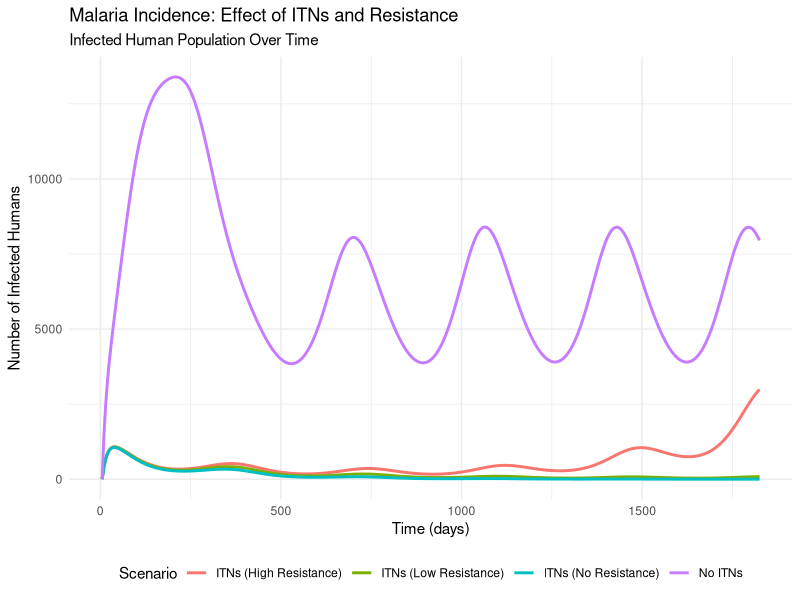
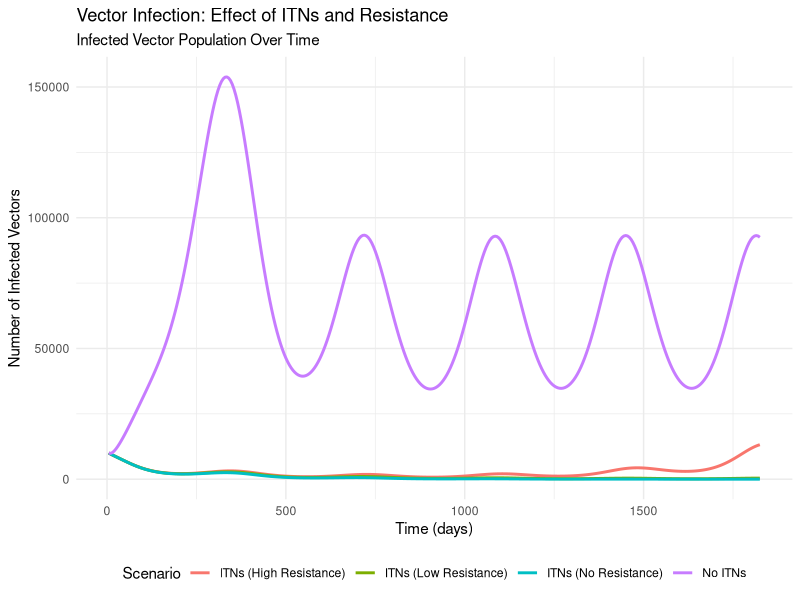
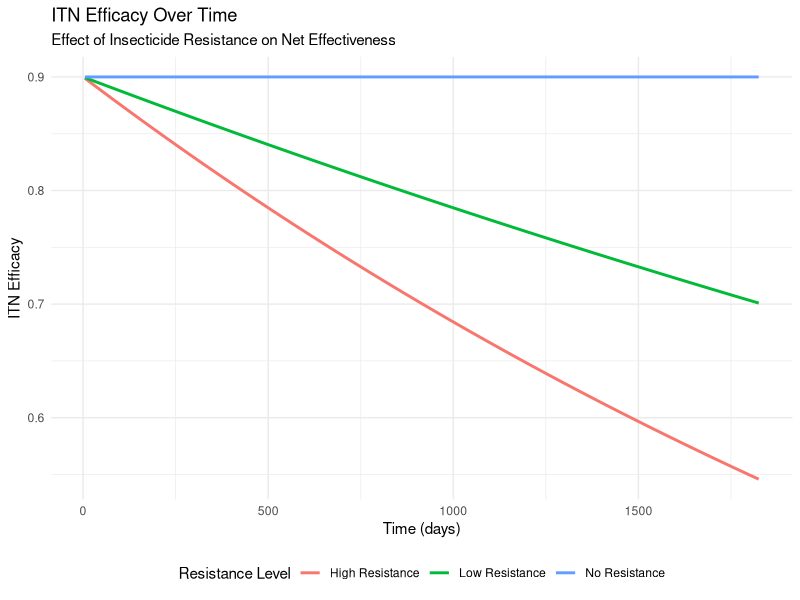

Write R code to recreate these figures, in order.
library(tidyverse)
library(deSolve)

# -------- FUNCTION -------------
# 1. Define the SIR model with ITN effects and resistance
sir_si_itn <- function(t, y, parms) {
  with(as.list(c(y, parms)), {
    Nh  <-  Sh + Ih + Rh
    Nv  <-  Sv + Iv 
    
    # ITN effectiveness decreases over time due to resistance
    current_efficacy <- itn_efficacy * exp(-resistance_rate * t/365)
    
    # Effective ITN coverage (coverage * current efficacy)
    effective_itn_coverage <- itn_coverage * current_efficacy
    
    # Transmission reduction factor due to ITNs
    transmission_reduction <- (1 - effective_itn_coverage)
    
    # Modified transmission rates with ITN effects
    beta_h_to_v <- beta * transmission_reduction
    beta_v_to_h <- beta * transmission_reduction
    
    dSh <-  -beta_v_to_h*Sh*(Nv/Nh)*(Iv/Nv)/4 + (alpha*Rh)
    dIh <-  beta_v_to_h*Sh*(Nv/Nh)*(Iv/Nv)/4 - (gammah*Ih)
    dRh <-  (gammah*Ih) - (alpha*Rh)
    dSv <-  r*Nv*(1-(Nv/K)) - beta_h_to_v*Sv*(Ih/Nh)/4 - (1+sin(t*2*pi/365))/5* d*Sv
    dIv <-  beta_h_to_v*Sv*(Ih/Nh)/4 - (1+sin(t*2*pi/365))/5*d*Iv
    
    return(list(c(dSh, dIh, dRh, dSv, dIv)))
  })
}

# -------------------------
# 2. Define the parameters
# -------------------------
dt <- (1:365)* 5 
R0 <- 2
infectious_period <- 14
gammah <- 1/infectious_period
alpha <- 1/365
beta = betah = betav <- R0 * gammah
K <- 5e5; d <- 1/28; r <- 0.08

# ITN parameters
itn_coverage <- 0.8
itn_efficacy <- 0.9
resistance_rate <- 0.1

params <- c(
  beta = beta,
  gammah = gammah,
  K = K, d = d, r = r,
  alpha = alpha,
  itn_coverage = itn_coverage,
  itn_efficacy = itn_efficacy,
  resistance_rate = resistance_rate
)

# ---------------------------------
# 3. Define the initial conditions
# ---------------------------------
Nh = 200000; Nv = 2*Nh
I0h =  1
I0v = 10000
inits <- c(Sh = Nh - I0h, Ih = I0h, Rh = 0,
           Sv = Nv - I0v, Iv = I0v)

# -------------------------
# 4. Run simulations
# -------------------------
# Scenario 1: No ITNs
params_no_itn <- params
params_no_itn["itn_coverage"] <- 0

results_no_itn <- deSolve::lsoda(
  y = inits, times = dt, func = sir_si_itn,
  parms = params_no_itn, hmax = 0.1
) |> as.data.frame() |> mutate(scenario = "No ITNs")

# Scenario 2: ITNs with no resistance
params_no_resistance <- params
params_no_resistance["resistance_rate"] <- 0

results_no_resistance <- deSolve::lsoda(
  y = inits, times = dt, func = sir_si_itn,
  parms = params_no_resistance, hmax = 0.1
) |> as.data.frame() |> mutate(scenario = "ITNs (No Resistance)")

# Scenario 3: ITNs with low resistance
params_low_resistance <- params
params_low_resistance["resistance_rate"] <- 0.05

results_low_resistance <- deSolve::lsoda(
  y = inits, times = dt, func = sir_si_itn,
  parms = params_low_resistance, hmax = 0.1
) |> as.data.frame() |> mutate(scenario = "ITNs (Low Resistance)")

# Scenario 4: ITNs with high resistance
results_high_resistance <- deSolve::lsoda(
  y = inits, times = dt, func = sir_si_itn,
  parms = params, hmax = 0.1
) |> as.data.frame() |> mutate(scenario = "ITNs (High Resistance)")

# Combine all results
all_results <- bind_rows(
  results_no_itn,
  results_no_resistance,
  results_low_resistance,
  results_high_resistance
)

# -------------------------
# 5. Create plots
# -------------------------
human_infected_plot <- all_results %>%
  ggplot(aes(x = time, y = Ih, color = scenario)) +
  geom_line(linewidth = 1) +
  labs(
    title = "Malaria Incidence: Effect of ITNs and Resistance",
    subtitle = "Infected Human Population Over Time",
    x = "Time (days)", y = "Number of Infected Humans", color = "Scenario"
  ) + theme_minimal() + theme(legend.position = "bottom")

vector_infected_plot <- all_results %>%
  ggplot(aes(x = time, y = Iv, color = scenario)) +
  geom_line(linewidth = 1) +
  labs(
    title = "Vector Infection: Effect of ITNs and Resistance",
    subtitle = "Infected Vector Population Over Time",
    x = "Time (days)", y = "Number of Infected Vectors", color = "Scenario"
  ) + theme_minimal() + theme(legend.position = "bottom")

efficacy_data <- data.frame(
  time = dt,
  efficacy_no_resistance = params_no_resistance["itn_efficacy"] * exp(-params_no_resistance["resistance_rate"] * dt/365),
  efficacy_low_resistance = params_low_resistance["itn_efficacy"] * exp(-params_low_resistance["resistance_rate"] * dt/365),
  efficacy_high_resistance = params["itn_efficacy"] * exp(-params["resistance_rate"] * dt/365)
) %>%
  pivot_longer(cols = -time, names_to = "resistance_type", values_to = "efficacy") %>%
  mutate(resistance_type = case_when(
    resistance_type == "efficacy_no_resistance" ~ "No Resistance",
    resistance_type == "efficacy_low_resistance" ~ "Low Resistance",
    resistance_type == "efficacy_high_resistance" ~ "High Resistance"
  ))

efficacy_plot <- efficacy_data %>%
  ggplot(aes(x = time, y = efficacy, color = resistance_type)) +
  geom_line(linewidth = 1) +
  labs(
    title = "ITN Efficacy Over Time",
    subtitle = "Effect of Insecticide Resistance on Net Effectiveness",
    x = "Time (days)", y = "ITN Efficacy", color = "Resistance Level"
  ) + theme_minimal() + theme(legend.position = "bottom")

print(human_infected_plot)
print(vector_infected_plot)
print(efficacy_plot)

# -------------------------
# 6. Summary statistics
# -------------------------
summary_stats <- all_results %>%
  group_by(scenario) %>%
  summarise(
    max_infected_humans = max(Ih),
    mean_infected_humans = mean(Ih),
    total_infected_humans = sum(Ih),
    max_infected_vectors = max(Iv),
    mean_infected_vectors = mean(Iv),
    .groups = "drop"
  )

# Baseline comparison
baseline_total_infected <- summary_stats$total_infected_humans[summary_stats$scenario == "No ITNs"]
baseline_mean_infected <- summary_stats$mean_infected_humans[summary_stats$scenario == "No ITNs"]
summary_stats <- summary_stats %>%
  mutate(
    diff_total_infected_vs_no_itn = total_infected_humans - baseline_total_infected,
    diff_mean_infected_vs_no_itn = mean_infected_humans - baseline_mean_infected
  )

# ✅ Display all columns in full
cat("\nSummary Statistics (all columns):\n")
print(summary_stats, width = Inf)
glimpse(summary_stats)

if (requireNamespace("knitr", quietly = TRUE)) {
  cat("\nFormatted Table:\n")
  knitr::kable(summary_stats,
               caption = "Summary Statistics of ITN Scenarios",
               format = "pipe")
}

# -------------------------
# 7. Analysis and conclusions
# -------------------------
cat("\n", paste(rep("=", 60), collapse=""), "\n")
cat("ANALYSIS: ITN EFFECTIVENESS WITH RESISTANCE\n")
cat(paste(rep("=", 60), collapse=""), "\n")

# Peak values
no_itn_max <- summary_stats$max_infected_humans[summary_stats$scenario == "No ITNs"]
itn_no_resistance_max <- summary_stats$max_infected_humans[summary_stats$scenario == "ITNs (No Resistance)"]
itn_low_resistance_max <- summary_stats$max_infected_humans[summary_stats$scenario == "ITNs (Low Resistance)"]
itn_high_resistance_max <- summary_stats$max_infected_humans[summary_stats$scenario == "ITNs (High Resistance)"]

# Reduction %
reduction_no_resistance <- (no_itn_max - itn_no_resistance_max) / no_itn_max * 100
reduction_low_resistance <- (no_itn_max - itn_low_resistance_max) / no_itn_max * 100
reduction_high_resistance <- (no_itn_max - itn_high_resistance_max) / no_itn_max * 100

cat("1. ITN EFFECTIVENESS IN REDUCING MALARIA INCIDENCE:\n")
cat("   - No ITNs: Peak infected humans =", round(no_itn_max, 0), "\n")
cat("   - ITNs (No Resistance): Peak =", round(itn_no_resistance_max, 0),
    " (", round(reduction_no_resistance, 1), "% reduction)\n")
cat("   - ITNs (Low Resistance): Peak =", round(itn_low_resistance_max, 0),
    " (", round(reduction_low_resistance, 1), "% reduction)\n")
cat("   - ITNs (High Resistance): Peak =", round(itn_high_resistance_max, 0),
    " (", round(reduction_high_resistance, 1), "% reduction)\n\n")

cat("2. RESISTANCE IMPACT:\n")
cat("   - Resistance reduces ITN effectiveness by", round(reduction_no_resistance - reduction_high_resistance, 1), "percentage points\n")
cat("   - Even with high resistance, ITNs still provide", round(reduction_high_resistance, 1), "% reduction in peak infections\n\n")

cat("3. RECOMMENDATION:\n")
if (reduction_high_resistance > 20) {
  cat("   ✓ YES - ITNs should still be used even with resistance\n")
} else if (reduction_high_resistance > 10) {
  cat("   ⚠ MODERATE - ITNs provide some benefit but limited effectiveness\n")
} else {
  cat("   ✗ NO - ITNs may not be cost-effective with high resistance\n")
}

cat("\n4. ADDITIONAL CONSIDERATIONS:\n")
cat("   - ITN coverage:", round(itn_coverage * 100, 0), "%\n")
cat("   - Initial ITN efficacy:", round(itn_efficacy * 100, 0), "%\n")
cat("   - Resistance rate:", round(resistance_rate * 100, 1), "% per year\n")
cat("   - After 5 years, ITN efficacy drops to:", round(itn_efficacy * exp(-resistance_rate * 5) * 100, 1), "%\n")
